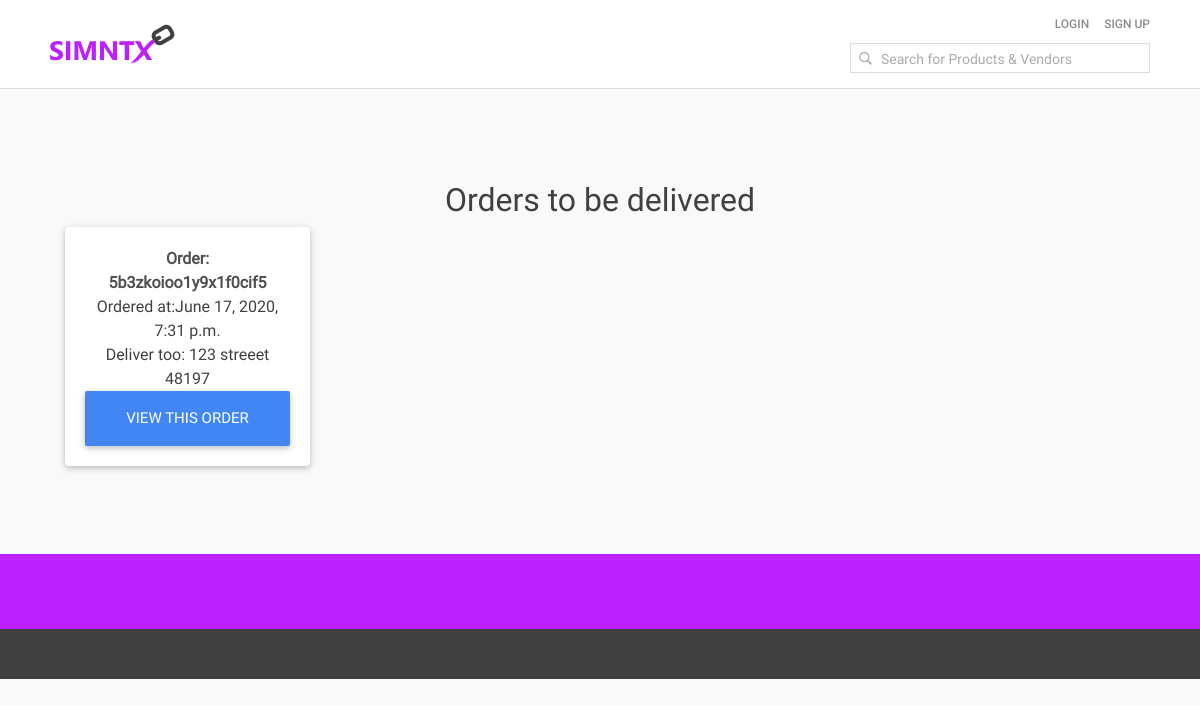
Page /drivers/ on the earlier database version.
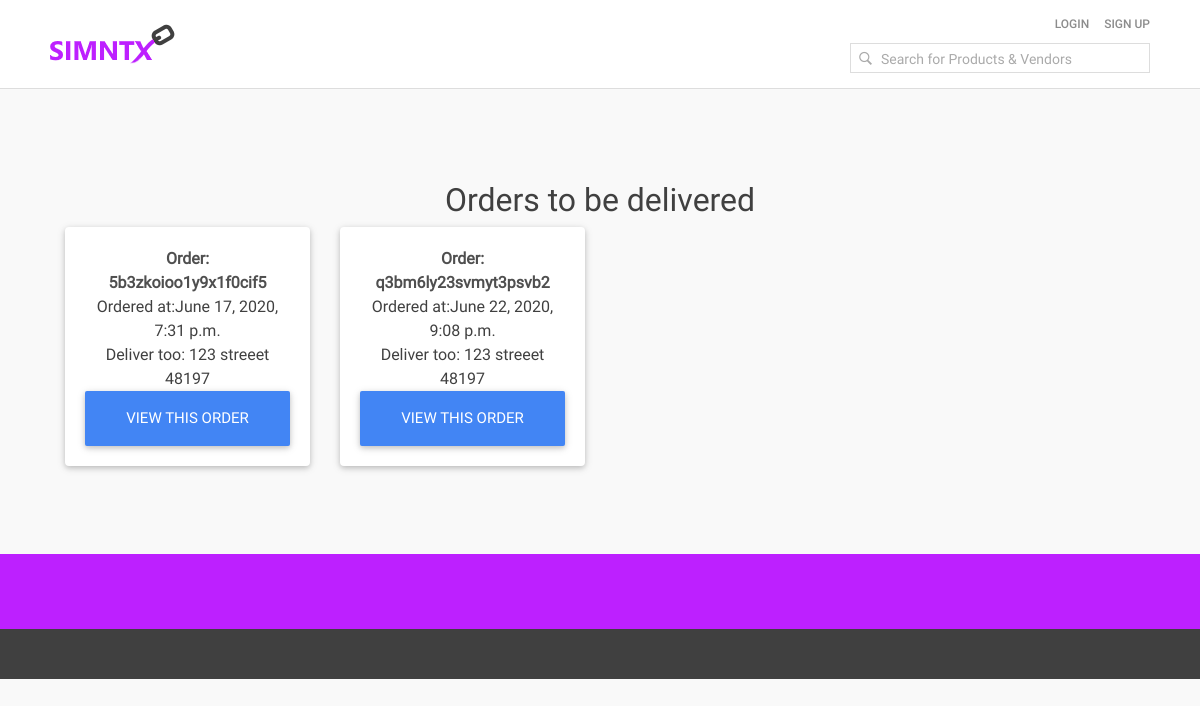
Same page on the later database version.
### core/models.py (models this page shows, shortened)
class Order(models.Model):
    user = models.ForeignKey(settings.AUTH_USER_MODEL,
                             on_delete=models.CASCADE)
    ref_code = models.CharField(max_length=20, blank=True, null=True)
    items = models.ManyToManyField(OrderItem)
    start_date = models.DateTimeField(auto_now_add=True)
    ordered_date = models.DateTimeField()
    ordered = models.BooleanField(default=False)
    shipping_address = models.ForeignKey(
        'Address', related_name='shipping_address', on_delete=models.SET_NULL, blank=True, null=True)
    billing_address = models.ForeignKey(
        'Address', related_name='billing_address', on_delete=models.SET_NULL, blank=True, null=True)
    payment = models.ForeignKey(
        'Payment', on_delete=models.SET_NULL, blank=True, null=True)
    coupon = models.ForeignKey(
        'Coupon', on_delete=models.SET_NULL, blank=True, null=True)
    being_delivered = models.BooleanField(default=False)
    received = models.BooleanField(default=False)
    refund_requested = models.BooleanField(default=False)
    refund_granted = models.BooleanField(default=False)
    driver = models.CharField(default="None", max_length=20)
    '''
    1. Item added to cart
    2. Adding a billing address
    (Failed checkout)
    3. Payment
    (Preprocessing, processing, packaging etc.)
    4. Being delivered
    5. Received
    6. Refunds
    '''
    def get_ref_code(self):
        return self.ref_code
    def get_absolute_url(self):
        return reverse("core:order", kwargs={
            'ref_code': self.ref_code
        })

class Address(models.Model):
    user = models.ForeignKey(settings.AUTH_USER_MODEL, on_delete=models.CASCADE)
    street_address = models.CharField(max_length=100)
    apartment_address = models.CharField(max_length=100)
    country = CountryField(multiple=False)
    zip = models.CharField(max_length=100)
    address_type = models.CharField(max_length=1, choices=ADDRESS_CHOICES)
    default = models.BooleanField(default=False)
    class Meta:
        verbose_name_plural = 'Addresses'

### core/views.py (the view)
# urls.py: path('drivers/', views.drivers, name='drivers'),
def drivers(request):
    context = {
        'orders': Order.objects.filter(ordered=True),
    }
    return render(request, "drivers.html", context)

### templates/drivers.html (shortened to what this page needs)
{% extends "base.html" %}
{% block css %}
	{% include 'bootstrap_css.html' %}
{% endblock %}
{% block content %}
  <main>
    <div class="container">
      <section class="text-center mb-4">
      <h2>Orders to be delivered</h2>
        <div class="row wow fadeIn">
          {% for order in orders %}
          <div class="col-lg-3 col-md-6 mb-4">
            <div class="card">
              <div class="card-body text-center">
                <p>
                  <strong>
                    <a href="" class="dark-grey-text">Order: {{ order.get_ref_code}}
                    </a>
                  </strong>
                </p>
                <p>Ordered at:{{ order.ordered_date }}</p>
                <p>Deliver too: {{ order.shipping_address.street_address }}
                {{ order.shipping_address.zip }}
                </p>
                <a href = "{{ order.get_absolute_url }}">
                  <button class="btn btn-primary btn-lg btn-block" type="submit">View this order</button>
                </a>
              </div>
            </div>
          </div>
          {% endfor %}
        </div>
      </section>
    </div>
  </main>
{% endblock content %}

Differences in the rows shown:
added Order: get_ref_code "q3bm6ly23svmyt3psvb2", ordered_date "June 22, 2020, 9:08 p.m.", shipping_address.street_address "123 streeet", shipping_address.zip "48197"
